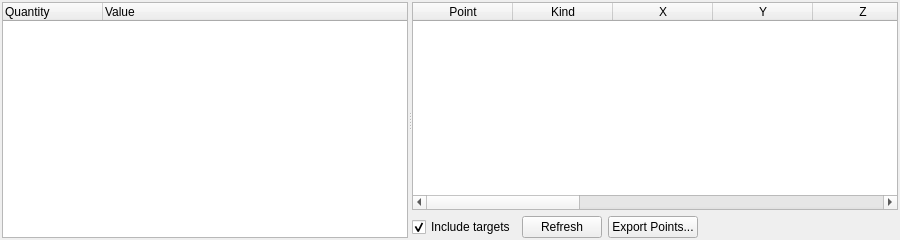
<?xml version="1.0" encoding="UTF-8"?>
<ui version="4.0">
 <class>FieldAnalysisPanel</class>
 <widget class="QWidget" name="FieldAnalysisPanel">
  <property name="geometry"><rect><x>0</x><y>0</y><width>900</width><height>240</height></rect></property>
  
  <layout class="QHBoxLayout" name="outerLayout"><property name="leftMargin"><number>2</number></property><property name="topMargin"><number>2</number></property><property name="rightMargin"><number>2</number></property><property name="bottomMargin"><number>2</number></property><item><widget class="QSplitter" name="splitter"><property name="orientation"><enum>Qt::Horizontal</enum></property><widget class="QWidget" name="leftPane"><layout class="QVBoxLayout" name="leftLayout"><property name="leftMargin"><number>0</number></property><property name="topMargin"><number>0</number></property><property name="rightMargin"><number>0</number></property><property name="bottomMargin"><number>0</number></property><item><widget class="QTreeWidget" name="summaryTree"><property name="rootIsDecorated"><bool>false</bool></property><property name="alternatingRowColors"><bool>true</bool></property><column><property name="text"><string>Quantity</string></property></column><column><property name="text"><string>Value</string></property></column></widget></item></layout></widget><widget class="QWidget" name="rightPane"><layout class="QVBoxLayout" name="rightLayout"><property name="leftMargin"><number>0</number></property><property name="topMargin"><number>0</number></property><property name="rightMargin"><number>0</number></property><property name="bottomMargin"><number>0</number></property><item><widget class="QTableWidget" name="pointTable"><property name="alternatingRowColors"><bool>true</bool></property><property name="selectionBehavior"><enum>QAbstractItemView::SelectRows</enum></property><property name="editTriggers"><set>QAbstractItemView::NoEditTriggers</set></property><attribute name="horizontalHeaderStretchLastSection"><bool>true</bool></attribute><attribute name="verticalHeaderVisible"><bool>false</bool></attribute><column><property name="text"><string>Point</string></property></column><column><property name="text"><string>Kind</string></property></column><column><property name="text"><string>X</string></property></column><column><property name="text"><string>Y</string></property></column><column><property name="text"><string>Z</string></property></column><column><property name="text"><string>|P| (Pa peak)</string></property></column><column><property name="text"><string>Phase (deg)</string></property></column><column><property name="text"><string>RMS (Pa)</string></property></column><column><property name="text"><string>SPL (dB)</string></property></column><column><property name="text"><string>Intensity (W/m^2)</string></property></column><column><property name="text"><string>Desired |P| (Pa)</string></property></column><column><property name="text"><string>Note</string></property></column></widget></item><item><layout class="QHBoxLayout" name="pointButtons"><item><widget class="QCheckBox" name="includeTargetsCheck"><property name="text"><string>Include targets</string></property><property name="checked"><bool>true</bool></property></widget></item><item><widget class="QPushButton" name="refreshButton"><property name="text"><string>Refresh</string></property></widget></item><item><widget class="QPushButton" name="exportButton"><property name="text"><string>Export Points...</string></property></widget></item><item><spacer name="pointButtonsSpacer"><property name="orientation"><enum>Qt::Horizontal</enum></property><property name="sizeHint" stdset="0"><size><width>20</width><height>10</height></size></property></spacer></item></layout></item></layout></widget></widget></item></layout>
 </widget>
 <resources/>
 <connections/>
</ui>
